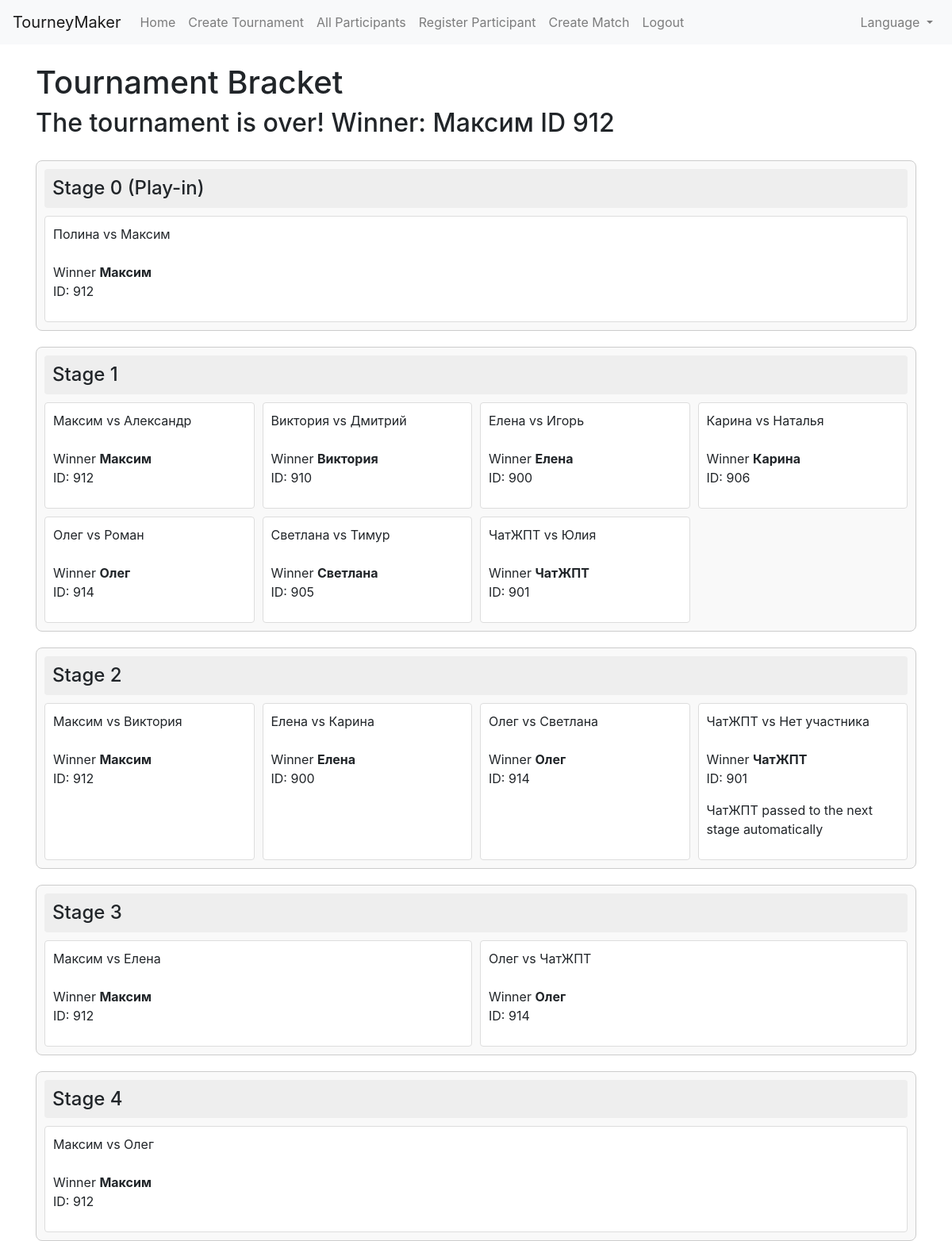
The app's page /tournament/75/bracket (signed in) with its own data.
### tables this page shows
CREATE TABLE tournaments (
            id INTEGER PRIMARY KEY AUTOINCREMENT,
            name TEXT NOT NULL,
            type TEXT,
            winner_name TEXT,
            description TEXT
        , winner_id integer);

CREATE TABLE matches (
            id INTEGER PRIMARY KEY AUTOINCREMENT,
            tournament_id INTEGER NOT NULL,
            participant1_id INTEGER,
            participant2_id INTEGER,
            result TEXT,
            result_id INTEGER,
            stage INTEGER,
            FOREIGN KEY (tournament_id) REFERENCES tournaments (id),
            FOREIGN KEY (participant1_id) REFERENCES participants (id),
            FOREIGN KEY (participant2_id) REFERENCES participants (id),
            FOREIGN KEY (result_id) REFERENCES participants (id)
        );

### app.py (the view)
@app.route('/tournament/<int:tournament_id>/bracket', methods=['GET'])
@login_required
def tournament_bracket(tournament_id):
    logging.info(f'Начинаем загрузку турнирной сетки для турнира ID={tournament_id}')
    conn = get_db_connection()
    cursor = conn.cursor()
    tournament = cursor.execute('''
        SELECT * FROM tournaments
        WHERE id = ?
    ''', (tournament_id,)).fetchone()
    if tournament is None:
        flash('Ошибка: Турнир не найден.', 'error')
        return redirect(url_for('index'))
    matches = cursor.execute('''
        SELECT matches.id, matches.stage, matches.result, matches.result_id, matches.tournament_id,
               matches.participant1_id, matches.participant2_id,
               COALESCE(p1.name, 'Автоматический проход') AS participant1_name,
               COALESCE(p2.name, 'Нет участника') AS participant2_name
        FROM matches
        LEFT JOIN participants p1 ON matches.participant1_id = p1.id
        LEFT JOIN participants p2 ON matches.participant2_id = p2.id
        WHERE matches.tournament_id = ?
        ORDER BY matches.stage
    ''', (tournament_id,)).fetchall()
    logging.debug(f'Получено {len(matches)} матчей для турнира ID={tournament_id}')
    stages = {}
    for match in matches:
        logging.debug(f"Матч ID={match['id']}, участники: {match['participant1_name']} против {match['participant2_name']}, результат: {match['result']}, result_id: {match['result_id']}")
        if match['participant1_id'] is None and match['participant2_id'] is None:
            logging.error(f"Найдены некорректные данные матча: ID={match['id']}")
            continue
        if match['participant2_id'] is None:
            logging.warning(f"Матч ID={match['id']} имеет только одного участника (ID={match['participant1_id']})")
        logging.debug(f"Матч ID={match['id']}, participant1_id={match['participant1_id']}, participant2_id={match['participant2_id']}")
        participant1_id = match['participant1_id'] if match['participant1_id'] is not None else -1
        participant2_id = match['participant2_id'] if match['participant2_id'] is not None else -1
        participant1_name = match['participant1_name']
        participant2_name = match['participant2_name']
        stage = match['stage']
        if stage not in stages:
            stages[stage] = []
        stages[stage].append({
            'id': match['id'],
            'participant1_name': participant1_name,
            'participant2_name': participant2_name,
            'participant1_id': participant1_id,
            'participant2_id': participant2_id,
            'result': match['result'],
            'result_id': match['result_id']
        })
        logging.debug(f"Матч ID={match['id']} на стадии {stage}: {participant1_name} против {participant2_name}, результат: {match['result']}")
    conn.close()
    logging.info(f'Турнирная сетка для турнира ID={tournament_id} успешно загружена и передана в шаблон')
    print(f'--- Турнирная сетка для турнира ID={tournament_id} успешно загружена и передана в шаблон ---')
    for match in matches:
        print(
            f"Match ID: {match['id']}, Stage: {match['stage']}, Participant1: {match['participant1_name']}, Participant2: {match['participant2_name']}, result: {match['result']}, result_id: {match['result_id']}")
    return render_template('tournament_bracket.html', stages=stages, tournament_id=tournament_id, tournament=tournament)

### app.py (called while the page is built)
def login_required(f):
    @wraps(f)
    def decorated_function(*args, **kwargs):
        if 'user_id' not in session:
            flash('Пожалуйста, войдите в систему для доступа к этой странице.', 'warning')
            return redirect(url_for('login_user'))
        return f(*args, **kwargs)
    return decorated_function

def get_locale():
    if 'lang' in session:
        return session['lang']
    return request.accept_languages.best_match(LANGUAGES.keys())

@app.context_processor
def inject_globals():
    return {
        'locale': get_locale(),
        'LANGUAGES': LANGUAGES,
        'current_language': get_locale()
    }

def get_db_connection():
    conn = sqlite3.connect(DATABASE)
    conn.row_factory = sqlite3.Row
    return conn

### templates/tournament_bracket.html (shortened to what this page needs)
{% extends 'layout.html' %}
{% block content %}
  <h1>{{ gettext('Tournament Bracket') }}</h1>
  <div id="bracket-container">
    {% if tournament.winner_id %}
      <h2>{{ gettext('The tournament is over! Winner') }}: {{ tournament.winner_name }} ID {{ tournament.winner_id }}</h2>
    {% endif %}
    {% for stage, matches in stages.items() %}
      {% if stage == 0 and matches|length > 0 %}
        <div class="stage-container">
          <h2 onclick="toggleStage(0)" class="stage-title">{{ gettext('Stage 0 (Play-in)') }}</h2>
          <div class="stage-matches" id="stage-0">
            {% for match in matches %}
              <div class="match-card" id="match-{{ match.id }}">
                <p>{{ match.participant1_name }} {{ gettext('vs') }} {{ match.participant2_name }}<br><br>
                {{ gettext('Winner') }} <b>{{ match.result }}</b> <br>ID: {{ match.result_id }}</p>
              </div>
            {% endfor %}
          </div>
        </div>
      {% elif stage > 0 %}
        <div class="stage-container">
          <h2 onclick="toggleStage({{ stage }})" class="stage-title">{{ gettext('Stage') }} {{ stage }}</h2>
          <div class="stage-matches" id="stage-{{ stage }}">
            {% for match in matches %}
              <div class="match-card" id="match-{{ match.id }}">
                <p>{{ match.participant1_name }} {{ gettext('vs') }} {{ match.participant2_name }}<br><br>
                {{ gettext('Winner') }} <b>{{ match.result }}</b> <br>ID: {{ match.result_id }}</p>
                {% if match.participant2_id == -1 %}
                  <p>{{ match.participant1_name }} {{ gettext('passed to the next stage automatically')}}</p>
                {% endif %}
              </div>
            {% endfor %}
          </div>
        </div>
      {% endif %}
    {% endfor %}
  </div>
{% endblock %}

### templates/tournament_bracket.html (style rules this page uses)
#bracket-container { display: flex; flex-direction: column; gap: 20px; }
.stage-container { border: 1px solid #ccc; padding: 10px; border-radius: 8px; background-color: #f9f9f9; }
.stage-title { cursor: pointer; font-size: 1.5em; margin: 0; padding: 10px; background-color: #eee; border-radius: 4px; }
.stage-matches { display: grid; grid-template-columns: repeat(auto-fit, minmax(250px, 1fr)); gap: 10px; margin-top: 10px; }
.match-card { border: 1px solid #ddd; padding: 10px; border-radius: 4px; background-color: #fff; transition: transform 0.2s, box-shadow 0.2s; }

### records on screen
tournaments: winner_name "Максим", winner_id "912"
matches: participant1_name "Полина", gettext "vs", participant2_name "Максим", gettext "Winner", result "Максим", result_id "912"
matches: participant1_name "Максим", gettext "vs", participant2_name "Александр", gettext "Winner", result "Максим", result_id "912"
matches: participant1_name "Виктория", gettext "vs", participant2_name "Дмитрий", gettext "Winner", result "Виктория", result_id "910"
matches: participant1_name "Елена", gettext "vs", participant2_name "Игорь", gettext "Winner", result "Елена", result_id "900"
matches: participant1_name "Карина", gettext "vs", participant2_name "Наталья", gettext "Winner", result "Карина", result_id "906"
matches: participant1_name "Олег", gettext "vs", participant2_name "Роман", gettext "Winner", result "Олег", result_id "914"
matches: participant1_name "Светлана", gettext "vs", participant2_name "Тимур", gettext "Winner", result "Светлана", result_id "905"
matches: participant1_name "ЧатЖПТ", gettext "vs", participant2_name "Юлия", gettext "Winner", result "ЧатЖПТ", result_id "901"
matches: participant1_name "Максим", gettext "vs", participant2_name "Виктория", gettext "Winner", result "Максим", result_id "912"
matches: participant1_name "Елена", gettext "vs", participant2_name "Карина", gettext "Winner", result "Елена", result_id "900"
matches: participant1_name "Олег", gettext "vs", participant2_name "Светлана", gettext "Winner", result "Олег", result_id "914"
matches: participant1_name "ЧатЖПТ", gettext "vs", participant2_name "Нет участника", gettext "Winner", result "ЧатЖПТ", result_id "901", gettext "passed to the next stage automatically"
matches: participant1_name "Максим", gettext "vs", participant2_name "Елена", gettext "Winner", result "Максим", result_id "912"
matches: participant1_name "Олег", gettext "vs", participant2_name "ЧатЖПТ", gettext "Winner", result "Олег", result_id "914"
matches: participant1_name "Максим", gettext "vs", participant2_name "Олег", gettext "Winner", result "Максим", result_id "912"

### other values on screen
{{ gettext('TourneyMaker') }} "TourneyMaker"
{{ gettext('Home') }} "Home"
{{ gettext('Create Tournament') }} "Create Tournament"
{{ gettext('All Participants') }} "All Participants"
{{ gettext('Register Participant') }} "Register Participant"
{{ gettext('Create Match') }} "Create Match"
{{ gettext('Logout') }} "Logout"
{{ gettext('Tournament Bracket') }} "Tournament Bracket"
{{ gettext('The tournament is over! Winner') }} "The tournament is over! Winner"
{{ gettext('Stage 0 (Play-in)') }} "Stage 0 (Play-in)"
{{ gettext('Stage') }} "Stage" "Stage" "Stage" "Stage"
{{ stage }} "1" "2" "3" "4"
